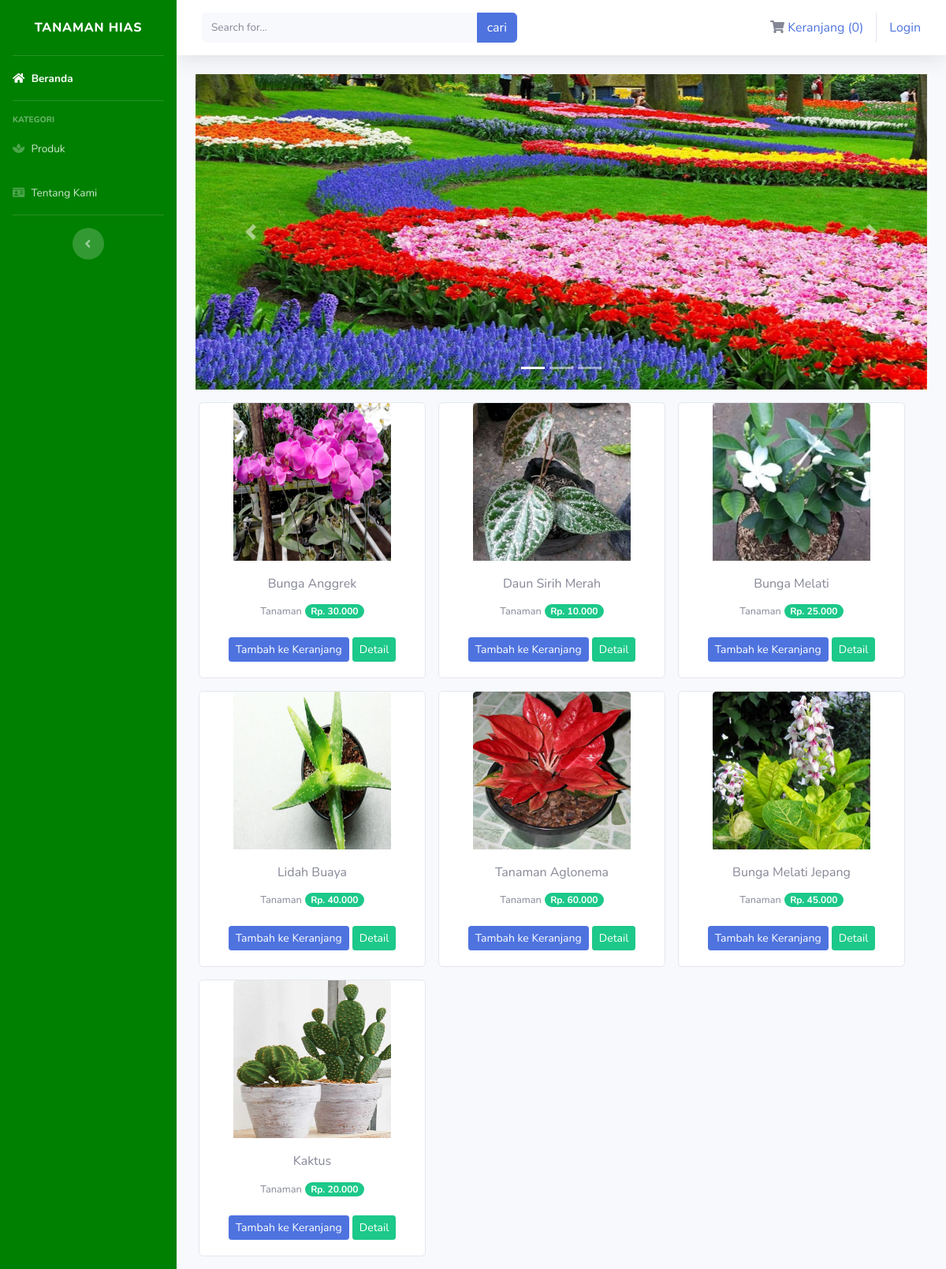
The page / on the database its author committed.
### tables this page shows
CREATE TABLE `tb_brg` (
  `id_brg` int(11) NOT NULL AUTO_INCREMENT,
  `nm_brg` varchar(150) NOT NULL,
  `merk` varchar(20) NOT NULL,
  `stok` int(11) NOT NULL,
  `harga` int(11) NOT NULL,
  `gambar` text NOT NULL,
  PRIMARY KEY (`id_brg`)
);

### application/modules/toko/controllers/Dashboard.php (called while the page is built, shortened)
<?php if ( ! defined('BASEPATH')) exit('No direct script access allowed');
class Dashboard extends CI_Controller {
    public function index()
    {
        $data['produk']=$this->model_produk->tampil_produk()->result();
        $this->load->view('toko/template/header');
        $this->load->view('toko/template/sidebar');
        $this->load->view('toko/dashboard',$data);
        $this->load->view('toko/template/footer');
    }
}

### index.php (called while the page is built, shortened)
<?php
require_once BASEPATH.'core/CodeIgniter.php';

### application/modules/toko/models/model_produk.php (called while the page is built, shortened)
<?php if ( ! defined('BASEPATH')) exit('No direct script access allowed');
class Model_produk extends CI_Model {
public function tampil_produk()
{
    return $this->db->get('tb_brg');
}
}

### application/modules/toko/views/dashboard.php (the view, shortened to what this page needs)
<div class="container-fluid" >
  <div id="carouselExampleIndicators" class="carousel slide" data-ride="carousel" >
    <ol class="carousel-indicators">
      <li data-target="#carouselExampleIndicators" data-slide-to="0" class="active"></li>
      <li data-target="#carouselExampleIndicators" data-slide-to="1"></li>
      <li data-target="#carouselExampleIndicators" data-slide-to="2"></li>
    </ol>
    <div class="carousel-inner" >
      <div class="carousel-item active">
        <img src="<?php echo base_url('assets/img/bg1.jpg') ?>" class="d-block w-100" alt="..." style="height:400px">
      </div>
    </div>
    <a class="carousel-control-prev" href="#carouselExampleIndicators" role="button" data-slide="prev">
      <span class="carousel-control-prev-icon" aria-hidden="true"></span>
    </a>
    <a class="carousel-control-next" href="#carouselExampleIndicators" role="button" data-slide="next">
      <span class="carousel-control-next-icon" aria-hidden="true"></span>
    </a>
  </div>
  <div class="row text-center mt-3">
    <?php foreach ($produk as $prd) : ?>
      <div class="card ml-3 mb-3" style="width: 18rem; ">
       <center><img src="<?php echo base_url().'/gambar/'.$prd->gambar ?>" class="card-img-top" alt="..." style="height:200px; width:200px"></center>
        <div class="card-body">
          <h6 class="card-title " ><?php echo $prd->nm_brg?></h6>
        <p><small style="padding-top: 3rem;"><?php echo $prd->merk?></small>
        <span class="badge badge-pill badge-success mb-2">Rp. <?php echo number_format($prd->harga,0,',','.')?> </span></p>
          <?php echo anchor('toko/dashboard/tambah_keranjang_tanaman/'.$prd->id_brg,'<div class="btn btn-sm btn-primary">Tambah ke Keranjang</div>')?>
          <?php echo anchor('toko/dashboard/detail/'.$prd->id_brg,'<div class="btn btn-sm btn-success" >Detail</div>')?>
        </div>
      </div>
    <?php endforeach; ?>
  </div>
</div>

### application/third_party/MX/Loader.php (shortened to what this page needs)
<?php (defined('BASEPATH')) OR exit('No direct script access allowed');
class MX_Loader extends CI_Loader
{
	protected $_module;
	public $_ci_cached_vars = array();
	public function initialize($controller = NULL)
	{
		$this->_module = CI::$APP->router->fetch_module();
	}
	public function database($params = '', $return = FALSE, $query_builder = NULL)
	{
		CI::$APP->db = DB($params, $query_builder);
		return $this;
	}
	public function model($model, $object_name = NULL, $connect = FALSE)
	{
		if (is_array($model)) return $this->models($model);
		($_alias = $object_name) OR $_alias = basename($model);
		list($path, $_model) = Modules::find(strtolower($model), $this->_module, 'models/');
		if ($path == FALSE)
		{
			parent::model($model, $object_name, $connect);
		}
		else
		{
			CI::$APP->$_alias = new $model();
		}
		return $this;
	}
	public function models($models)
	{
		return $this;
	}
	public function view($view, $vars = array(), $return = FALSE)
	{
		list($path, $_view) = Modules::find($view, $this->_module, 'views/');
		if ($path != FALSE)
		{
			$this->_ci_view_paths = array($path => TRUE) + $this->_ci_view_paths;
			$view = $_view;
		}
		if (method_exists($this, '_ci_object_to_array'))
		{
		        return $this->_ci_load(array('_ci_view' => $view, '_ci_vars' => $this->_ci_object_to_array($vars), '_ci_return' => $return));
		} else {
		        return $this->_ci_load(array('_ci_view' => $view, '_ci_vars' => $this->_ci_prepare_view_vars($vars), '_ci_return' => $return));
		}
	}
	public function __get($class)
	{
		return (isset($this->controller)) ? $this->controller->$class : CI::$APP->$class;
	}
	public function _ci_load($_ci_data)
	{
		extract($_ci_data);
		if (isset($_ci_view))
		{
			$_ci_path = '';
			$_ci_file = (pathinfo($_ci_view, PATHINFO_EXTENSION)) ? $_ci_view : $_ci_view.EXT;
			foreach ($this->_ci_view_paths as $path => $cascade)
			{
				if (file_exists($view = $path.$_ci_file))
				{
					$_ci_path = $view;
					break;
				}
			}
		}
		elseif (isset($_ci_path))
		{
			$_ci_file = basename($_ci_path);
			if( ! file_exists($_ci_path)) $_ci_path = '';
		}
		if (isset($_ci_vars))
			$this->_ci_cached_vars = array_merge($this->_ci_cached_vars, (array) $_ci_vars);
		extract($this->_ci_cached_vars);
		if ((bool) @ini_get('short_open_tag') === FALSE && CI::$APP->config->item('rewrite_short_tags') == TRUE)
		{
			echo eval('?>'.preg_replace("/;*\s*\?>/", "; ?>", str_replace('<?=', '<?php echo ', file_get_contents($_ci_path))));
		}
		else
		{
			include($_ci_path);
		}
		if (ob_get_level() > $this->_ci_ob_level + 1)
		{
			ob_end_flush();
		}
		else
		{
			CI::$APP->output->append_output(ob_get_clean());
		}
	}
}

### application/modules/toko/views/template/header.php (shortened to what this page needs)
<head>
  <link href="<?php echo base_url() ?>assets/vendor/fontawesome-free/css/all.min.css" rel="stylesheet" type="text/css">
  <link href="<?php echo base_url() ?>assets/css/sb-admin-2.min.css" rel="stylesheet">
</head>

### application/modules/toko/views/template/sidebar.php (shortened to what this page needs)
<body id="page-top">
  <div id="wrapper">
    <ul class="navbar-nav sidebar sidebar-dark accordion"style="background-color: #008000;" id="accordionSidebar">
      <a class="sidebar-brand d-flex align-items-center justify-content-center" style="color:white;">
        <div class="sidebar-brand-text mx-3">Tanaman Hias</div>
      </a>
      <hr class="sidebar-divider my-0">
      <li class="nav-item active">
        <a class="nav-link" href="<?php echo base_url('toko/dashboard')?>">
         <i class="fas fa-home"></i>
          <span>Beranda</span></a>
      </li>
      <hr class="sidebar-divider">
      <div class="sidebar-heading">
        Kategori
      </div>
      <li class="nav-item">
        <a class="nav-link" href="<?php echo base_url('toko/merk/merk_tanaman')?>">
        <i class="fas fa-spa"></i>
          <span>Produk</span></a>
      </li>
      <li class="nav-item">
        <a class="nav-link" href="<?php echo base_url('toko/tentang')?>">
        <i class="fas fa-id-card"></i>
          <span>Tentang Kami</span></a>
      </li>
      <hr class="sidebar-divider d-none d-md-block">
      <div class="text-center d-none d-md-inline">
        <button class="rounded-circle border-0" id="sidebarToggle"></button>
      </div>
    </ul>
    <div id="content-wrapper" class="d-flex flex-column">
      <div id="content">
        <nav class="navbar navbar-expand navbar-light bg-white topbar mb-4 static-top shadow">
          <form class="d-none d-sm-inline-block form-inline mr-auto ml-md-3 my-2 my-md-0 mw-100 navbar-search" method="post" action="<?php echo base_url('merk/cari') ?>">
            <div class="input-group">
              <input type="text" class="form-control bg-light border-0 small" placeholder="Search for..." aria-label="Search" aria-describedby="basic-addon2" name="cari">
              <div class="input-group-append">
                <button class="btn btn-primary" type="submit">
                  cari
                </button>
              </div>
            </div>
          </form>
          <ul class="navbar-nav ml-auto">
            <div class="navbar">
              <ul class="nav navbar-nav navbar-right">
                <li>
                <i class="fas fa-shopping-cart"></i>
                  <?php
                  $keranjang = 'Keranjang ' .'('. $this->cart->total_items().')'?>
                <?php echo anchor('toko/dashboard/detail_keranjang', $keranjang)  ?>
                </li>
              </ul>
                <ul class="na navbar-nav navbar-right">
                  <?php if($this->session->userdata('username')) { ?>
                  <li>
                  <i class="fas fa-user"></i>
                  <?php echo $this->session->userdata('username') ?> </li>
                  <li class="ml-2"><?php echo anchor('toko/auth/logout',' Logout'); ?></li>
                  <?php } else {?>
                  <li><?php echo anchor('toko/auth/login',' Login'); ?></li>
                  <?php } ?>
                </ul>
            </div>
          </ul>
        </nav>

### application/modules/toko/views/template/footer.php (shortened to what this page needs)
</body>
</html>

### rows shown on the page
tb_brg: gambar (picture), nm_brg "Bunga Anggrek", merk "Tanaman", harga "30.000", id_brg "Tambah ke Keranjang", id_brg "Detail"
tb_brg: gambar (picture), nm_brg "Daun Sirih Merah", merk "Tanaman", harga "10.000", id_brg "Tambah ke Keranjang", id_brg "Detail"
tb_brg: gambar (picture), nm_brg "Bunga Melati", merk "Tanaman", harga "25.000", id_brg "Tambah ke Keranjang", id_brg "Detail"
tb_brg: gambar (picture), nm_brg "Lidah Buaya", merk "Tanaman", harga "40.000", id_brg "Tambah ke Keranjang", id_brg "Detail"
tb_brg: gambar (picture), nm_brg "Tanaman Aglonema", merk "Tanaman", harga "60.000", id_brg "Tambah ke Keranjang", id_brg "Detail"
tb_brg: gambar (picture), nm_brg "Bunga Melati Jepang", merk "Tanaman", harga "45.000", id_brg "Tambah ke Keranjang", id_brg "Detail"
tb_brg: gambar (picture), nm_brg "Kaktus", merk "Tanaman", harga "20.000", id_brg "Tambah ke Keranjang", id_brg "Detail"

### other values the page prints
anchor('toko/dashboard/detail_keranjang', $keranjang) "Keranjang (0)"
anchor('toko/auth/login',' Login') "Login"
